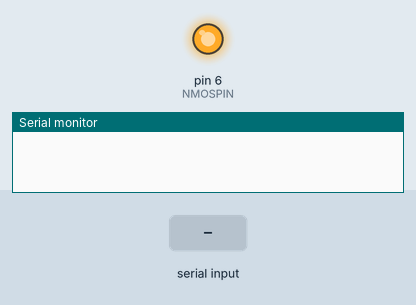
Simulated run of this sketch. Board: Arduino Mega 2560, built with avr-gcc and run on an emulated ATmega2560. On the bench: output pins drawn as LEDs (lit = HIGH), the last lines printed to the serial monitor. The test bench sets the inputs (shaded band). Random numbers use the default seed unless the sketch sets one; no radio packets arrive unless stated; pins used as bus, display or sensor lines are not drawn.

Above: at 1.7 s.
1.8 s: "90,45\n" received over the second serial link
At 3.3 s:
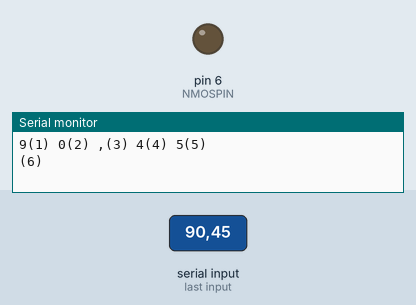
Timing chart, 0 to 10.0 s (numbered marks = the images above; inputs shaded):
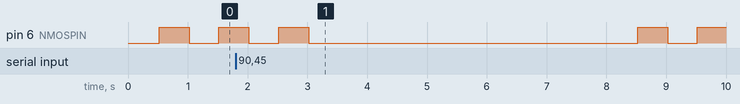

The sketch:

LoRa_TX_NMOS.ino
```cpp
#include <SPI.h>
#include <RH_RF95.h>

#define RFM95_CS 8 // Unique for Feather LoRa M0
#define RFM95_RST 4
#define RFM95_INT 3

#define RF95_FREQ 915.0
RH_RF95 rf95(RFM95_CS, RFM95_INT);

#define PERIOD 5// How long roughly (ms) between two reading
#define SAMPLE_PER_WAKE 3

#define VBATPIN A7 // Pin 9 (analog 7)
#define NMOSPIN 6

const int PACKET_LENGTH = 48;
const int RADIO_PACKET_LENGTH = 18;

int avg = 0;
int index_data = 0;
char packet[PACKET_LENGTH] = {}; // Contains sensor data
char radiopacket[RADIO_PACKET_LENGTH] = {}; // Contains edited data that is going to be sent
int temperature[SAMPLE_PER_WAKE] = {};
char idpacket[16] = {};
uint8_t buf[RH_RF95_MAX_MESSAGE_LEN];
uint8_t len = sizeof(buf);

char OUT[2] = "1";
boolean id = true;
boolean sent = false;
boolean received = false;

void setup()
{
  pinMode(NMOSPIN, OUTPUT);
  radio_init();
  Serial.begin(9600);
  Serial1.begin(9600);
  clear_packet();
  clear_radiopacket();
  clear_temperaturepacket();
  rf95.sleep();
  reader_disable();
  delay(500);
}

void loop()
{
  sent = false;
  int sample_count = 0;
  received = false;
  clear_radiopacket();
  clear_temperaturepacket();
  clear_idpacket();
  for (int sample = 0 ; sample < SAMPLE_PER_WAKE; sample++) {
    reader_enable();
    delay(500); // wait for reader to turn on
    while (Serial1.available()) { // get all data from reader in this iteration
      int c = Serial1.read();
      if (c == '\r') {
        if (id) // Get the first part of data (the data received from the sensor without RAT)
          get_sensor_data();
        id = !id;
      }
      else {
        if (c != '\0') {
          if (index_data == 45) // 46th number
            c = B00110001; // 31 in HEX which is 1 is ASCII. This bit is always one!
          packet[index_data++] = c;
          Serial.write(c);
          Serial.print("(");
          Serial.print(index_data);
          Serial.print(") ");
        }
      }
      if (index_data >= PACKET_LENGTH)
      {
        sample_count++;
        received = true;
        temperature[sample] = extract_temperature(packet);
        Serial.println();
        Serial.print("Temperature is ");
        Serial.print(temperature[sample]);

        extract_id(idpacket, packet);
        Serial.print(" ID is ");
        Serial.println(idpacket);
        break;
      }
    }
    clear_packet();
    reader_disable();
    delay(500);
  }
  if (!received) { // if nothing is received after 3 samples
    Serial.println("Get nothing");
  }
  else
  {
    avg = average_temperature(temperature, sample_count);
    Serial.print("The average is ");
    Serial.println(avg);

    memcpy(radiopacket, idpacket, 15);
    itoa(avg, radiopacket + 15, 10);
    transmit(radiopacket, RADIO_PACKET_LENGTH);
    sent = true;
  }

  while (sent) { // if get anything, send and wait for a reply
    digitalWrite(LED_BUILTIN, HIGH);
    if (rf95.waitAvailableTimeout(2000)) {
      if (rf95.recv(buf, &len)) {
        Serial.print("Got reply: ");
        Serial.println((char*)buf);

        if (strncmp((char*) buf, (char*) OUT, 1) == 0)
          break;
      }
      else
        Serial.println("Receive failed");
    }
    int r = (rand() % 5);
    Serial.print("Retrying in ");
    Serial.println(r);
    delay(r * 1000); // wait for 0-5 sec and resend again
    transmit(radiopacket, RADIO_PACKET_LENGTH);
  }
  digitalWrite(LED_BUILTIN, LOW);

  rf95.sleep();
  delay(PERIOD * 1000);
}

void radio_init() {
  pinMode(RFM95_RST, OUTPUT);
  // Manual reset
  digitalWrite(RFM95_RST, LOW);
  delay(10);
  digitalWrite(RFM95_RST, HIGH);
  delay(10);
  while (!rf95.init())
    while (1);
  if (!rf95.setFrequency(RF95_FREQ))
    while (1);
  rf95.setTxPower(5, false); // Between 5 and 23 5 for low power
}

void reader_enable() {
  digitalWrite(NMOSPIN, HIGH);
}

void reader_disable() {
  digitalWrite(NMOSPIN, LOW);
}

void get_sensor_data() {
  Serial1.write("RAT\r"); // Read more detailed data
  Serial1.flush();
  delay(50);
}

void clear_packet() {
  index_data = 0;
  memset(&packet[0], 0, sizeof(packet)); // Clear memory with null
}

void clear_radiopacket() {
  memset(&radiopacket[0], 0, sizeof(radiopacket)); // Clear memory with null
}

void clear_temperaturepacket() {
  memset(&temperature[0], 0, sizeof(temperature)); // Clear memory with null
}

void clear_idpacket() {
  memset(&idpacket[0], 0, sizeof(idpacket)); // Clear memory with null
}

void transmit(char sendpacket[], int LENGTH) {
  rf95.send((uint8_t *)sendpacket, LENGTH);
  rf95.waitPacketSent();
}

int extract_temperature(char* sensor_data) {
  return strtol(sensor_data + 45, NULL, 16);
}

void extract_id(char* id, char* sensor_data) {
  memcpy(id, sensor_data, 3);
  memcpy(id + 3, sensor_data + 4, 12);
}

int average_temperature(int* temp, int divisor) {
  int sum = 0;
  if (divisor != 0) {
    for (int i = 0; i < SAMPLE_PER_WAKE; i++) {
      sum += (int) temp[i];
    }
    return sum / divisor;
  }
  else
    return 0;
}
```
